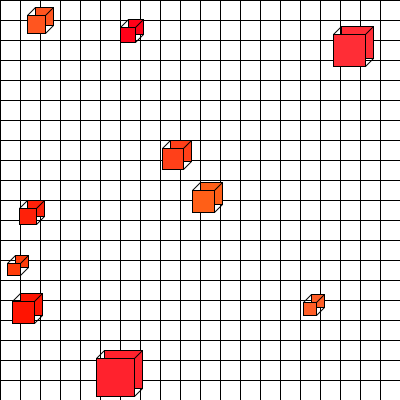
Frame 1 (no input)
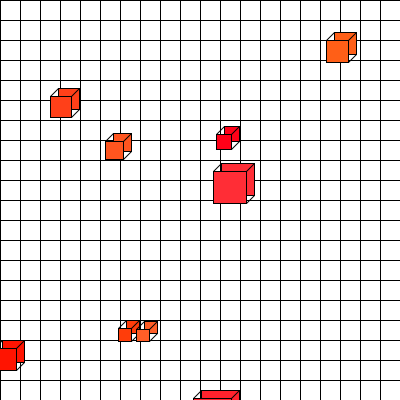
Frame 60 (the mouse pressed at the canvas centre just before this capture)
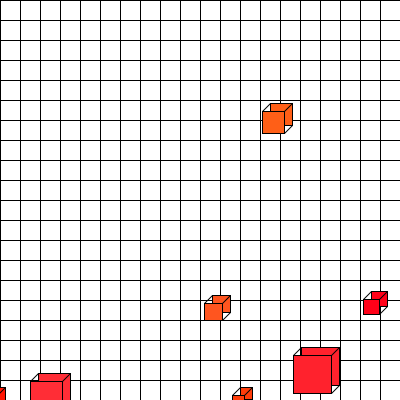
Frame 120 (the mouse held since frame 60 and released just before this capture)

The Processing sketch that drew these frames (run headless with seeded random() and noise(); from frame 60 on, the mouse is pressed at the canvas centre):

// Processing sketch: processing_94252
// ── processing_94252.pde

// Samantha Ticknor
// sticknor
// Hw10
// copyright 2013

color[] col = {color(255, random(100), random(100)),
               color(255, random(100), random(100)),
               color(255, random(100), random(100)),
               color(255, random(100), random(100)),
               color(255, random(100), random(100)),
               color(255, random(100), random(100)),
               color(255, random(100), random(100)),
               color(255, random(100), random(100)),
               color(255, random(100), random(100)),
               color(255, random(100), random(100))};
               
float[] x = {random(400), random(400), random(400),
             random(400), random(400), random(400), 
             random(400), random(400), random(400),
             random(400)};
             
float[] dx = {random(-4, 4), random(-4, 4), random(-4, 4),
              random(-4, 4), random(-4, 4), random(-4, 4), 
              random(-4, 4), random(-4, 4), random(-4, 4),
              random(-4, 4)};
  
           
float[] y = {random(400), random(400), random(400),
           random(400), random(400), random(400), 
           random(400), random(400), random(400),
           random(400)};

float[] dy = {random(-4, 4), random(-4, 4), random(-4, 4),
              random(-4, 4), random(-4, 4), random(-4, 4), 
              random(-4, 4), random(-4, 4), random(-4, 4),
              random(-4, 4)};

float[] size = {random(10, 40), random(10, 40), random(10, 40),
              random(10, 40), random(10, 40), random(10, 40), 
              random(10, 40), random(10, 40), random(10, 40),
              random(10, 40)};

void setup( )
{
  background(255);
  size(400,400);
}

void draw()
{
  drawTheSquares();
  moveThem();
}

void drawTheSquares(){
  fill(255);
  rect(0, 0, width, height);
  for(int a = 0; a < width; a += 20){
    line(0, a, width, a);
  }
  for(int a = 0; a < height; a += 20){
    line(a, 0, a, height);
  }
  for(int i = 0; i < 10; i++){
    float xx = x[i];
    float yy = y[i];
    float dxx = dx[i];
    float dyy = dy[i];
    float siz = size[i];
    fill(col[i]);
    rect(xx+8, yy-8, siz, siz);
    rect(xx, yy, siz, siz);
    line(xx, yy, xx+8, yy-8);
    line(xx+siz, yy, xx+8+siz, yy-8);
    line(xx+siz, yy+siz, xx+8+siz, yy-8+siz);
  } 
}

void moveThem(){
  for(int i = 0; i < 10; i++){
    float xx = x[i];
    float yy = y[i];
    float dxx = dx[i];
    float dyy = dy[i];
    x[i] = xx+dxx;
    y[i] = yy+dyy;
    if(x[i] > width || y[i] < 0){
      dx[i] = -dx[i];
   }
   if(y[i] > width || y[i] < 0){
      dy[i] = -dy[i];
   }
  }
}
